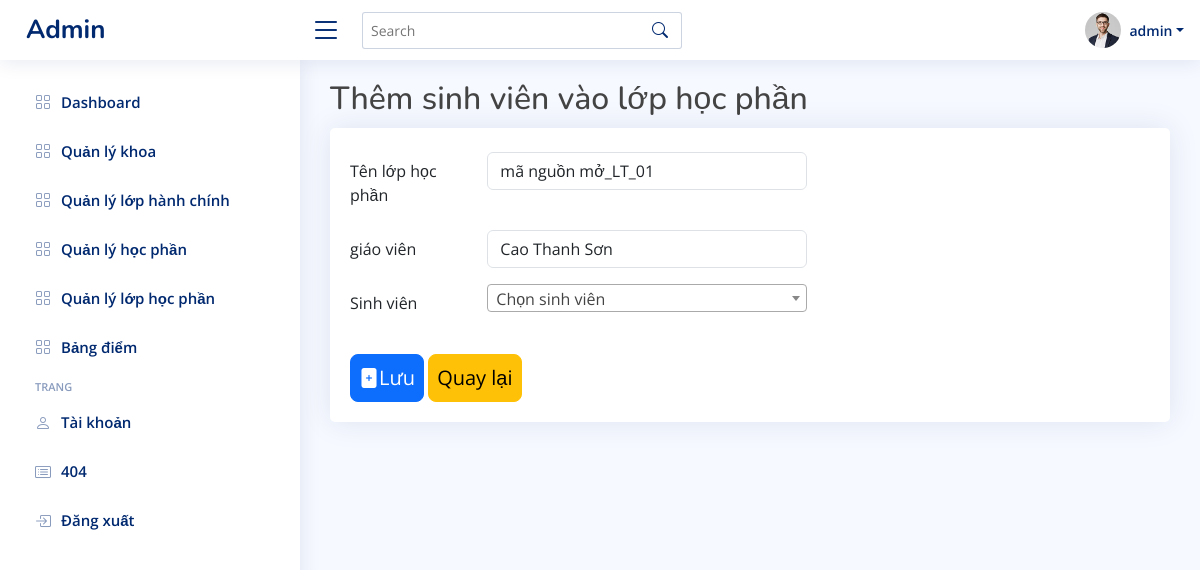
The app's page /admin/index.php?action=themsvl&malhp=10016 (signed in) with its own data.
### tables this page shows
CREATE TABLE `qllophocphan` (
  `malhp` int(11) NOT NULL,
  `tenlhp` varchar(255) NOT NULL,
  `hoc_ky` int(11) NOT NULL,
  `mahp` int(11) NOT NULL
);

CREATE TABLE `usergv` (
  `idgv` int(11) NOT NULL,
  `username` varchar(50) NOT NULL,
  `password` varchar(255) NOT NULL,
  `email` varchar(100) NOT NULL,
  `sdt` int(11) NOT NULL,
  `diachi` varchar(255) DEFAULT NULL,
  `created_at` varchar(255) NOT NULL
);

CREATE TABLE `users` (
  `id` int(11) NOT NULL,
  `username` varchar(50) NOT NULL,
  `password` varchar(255) NOT NULL,
  `email` varchar(100) NOT NULL,
  `created_at` timestamp NOT NULL DEFAULT current_timestamp() ON UPDATE current_timestamp()
);

### admin/modules/trungchuyen/quanlydanhmuctruyen/lophocphan/themsvl.php (the view, shortened to what this page needs)
<?php
$sql_sualhp = "SELECT*FROM qllophocphan l
                     JOIN qlhocphan p
                     ON l.mahp = p.mahp
                     JOIN qlkhoa k
                     ON p.makhoa = k.idkhoa
                     JOIN viewusergv_lhp v ON v.malhp = l.malhp
                     JOIN usergv g
                     ON g.idgv = v.magv
                     WHERE l.malhp='$_GET[malhp]'LIMIT 1 ";
$query_sualhp = mysqli_query($mysqli,$sql_sualhp);
?>
<main id="main" class="main">
    <div class="pagetitle">
        <h2>Thêm sinh viên vào lớp học phần</h2>
    </div>
    <form method="POST" action="modules/trungchuyen/quanlydanhmuctruyen/lophocphan/xulylhp.php?malhp=<?php echo $_GET['malhp'] ?>" enctype="multipart/form-data">
    <div class="row">
        <div class="col-12">
            <div class="card recend-sales overflow-auto">
                <div class="card-body mt-4">
                    <form method="post" asp-action="Edit">
                        <?php
                        while($dong = mysqli_fetch_array($query_sualhp)){
                        ?>
                        <div class="row mb-3" >
                            <label class="col-sm-2 col-form-label">Tên lớp học phần</label>
                            <div class="col-sm-5">
                                <input asp-for="Name" value="<?php echo $dong['tenlhp'] ?>" class="form-control" type="text" placeholder="Nhập" readonly >
                            </div>
                        </div>
                        <div class="row mb-3">
                            <label class="col-sm-2 col-form-label">giáo viên</label>
                            <div class="col-sm-5">
                                <input asp-for="Name" value="<?php echo $dong['username'] ?>" type="text"  class="form-control" placeholder="Nhập" readonly>
                            </div>
                        </div>
                        <?php
                        }
                        ?>
                        <div class="row mb-3">
                            <label class="col-sm-2 col-form-label">Sinh viên</label>
                            <div class="col-sm-5">
                            </div>
                        </div>
                            <button type="submit" name="themsvl" class="btn btn-lg btn-primary p-2"><i class="bi bi-file-plus-fill"></i>Lưu</button> <a  href="index.php?action=lhp" asp-controller="BookCategory" asp-action="Index" class="btn btn-lg btn-warning p-2">Quay lại</a>
                    </form>
                </div>
            </div>
        </div>
    </div>
    </form>
</main>

### admin/modules/header.php (shortened to what this page needs)
<?php
$sql_danhsach = "SELECT *
               FROM users
               WHERE id LIMIT 1";
$query_danhsach = mysqli_query($mysqli,$sql_danhsach);
?>
<header id="header" class="header fixed-top d-flex align-items-center">
    <div class="d-flex align-items-center justify-content-between">
      <a href="http://localhost/cnpm/admin/" class="logo d-flex align-items-center">
        <span class="d-none d-lg-block">Admin</span>
      </a>
      <i class="bi bi-list toggle-sidebar-btn"></i>
    </div>
    <div class="search-bar">
      <form class="search-form d-flex align-items-center" method="POST" action="#">
        <input type="text" name="query" placeholder="Search" title="Enter search keyword">
        <button type="submit" title="Search"><i class="bi bi-search"></i></button>
      </form>
    </div>
    <nav class="header-nav ms-auto">
      <ul class="d-flex align-items-center">
     <li class="nav-item dropdown pe-3">
     <?php
          while($row = mysqli_fetch_array($query_danhsach)){
          ?>
          <a class="nav-link nav-profile d-flex align-items-center pe-0" href="#" data-bs-toggle="dropdown">
            <img src="assets/img/profile-img.jpg" alt="Profile" class="rounded-circle">
            <span class="d-none d-md-block dropdown-toggle ps-2"><?php echo $row['username'] ?></span>
          </a>
          <?php } ?>
     </li>
      </ul>
    </nav>
  </header>

### admin/assets/css/style.css (style rules this page uses)
:root { scroll-behavior: smooth; }
body { font-family: "Open Sans", sans-serif; background: #f6f9ff; color: #444444; }
a { color: #4154f1; text-decoration: none; }
h1, h2, h3, h4, h5, h6 { font-family: "Nunito", sans-serif; }
#main { margin-top: 60px; padding: 20px 30px; transition: all 0.3s; }
.pagetitle { margin-bottom: 10px; }
.card { margin-bottom: 30px; border: none; border-radius: 5px; box-shadow: 0px 0 30px rgba(1, 41, 112, 0.1); }
.card-body { padding: 0 20px 20px 20px; }
.logo { line-height: 1; }
@media (min-width: 1200px) { .logo { width: 280px; } }
.logo span { font-size: 26px; font-weight: 700; color: #012970; font-family: "Nunito", sans-serif; }
.header { transition: all 0.5s; z-index: 997; height: 60px; box-shadow: 0px 2px 20px rgba(1, 41, 112, 0.1); background-color: #fff; padding-left: 20px; }
.header .toggle-sidebar-btn { font-size: 32px; padding-left: 10px; cursor: pointer; color: #012970; }
.header .search-bar { min-width: 360px; padding: 0 20px; }
.header .search-form { width: 100%; }
.header .search-form input { border: 0; font-size: 14px; color: #012970; border: 1px solid rgba(1, 41, 112, 0.2); padding: 7px 38px 7px 8px; border-radius: 3px; transition: 0.3s; width: 100%; }
.header .search-form button { border: 0; padding: 0; margin-left: -30px; background: none; }
.header .search-form button i { color: #012970; }
.header-nav ul { list-style: none; }
.header-nav>ul { margin: 0; padding: 0; }
.header-nav .nav-profile { color: #012970; }
.header-nav .nav-profile img { max-height: 36px; }
.header-nav .nav-profile span { font-size: 14px; font-weight: 600; }
@media (min-width: 1200px) { #main, #footer { margin-left: 300px; } }

### records on screen
qllophocphan: tenlhp "mã nguồn mở_LT_01", username "Cao Thanh Sơn"
users: username "admin"
